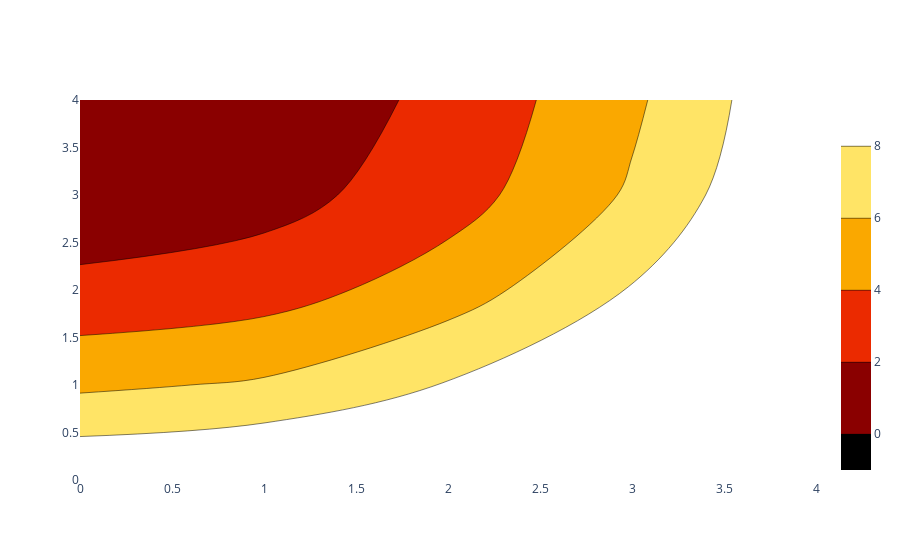

The notebook cell saved with this chart:
### Markdown cell above
<h3 id="Customizing-Size-and-Range-of-a-Contour-Plot's-Contours">Customizing Size and Range of a Contour Plot's Contours<a class="anchor-link" href="#Customizing-Size-and-Range-of-a-Contour-Plot's-Contours">¶</a></h3>

### Code cell
import plotly.graph_objects as go

fig = go.Figure(data = 
    go.Contour(
        z=[[10, 10.625, 12.5, 15.625, 20],
           [5.625, 6.25, 8.125, 11.25, 15.625],
           [2.5, 3.125, 5., 8.125, 12.5],
           [0.625, 1.25, 3.125, 6.25, 10.625],
           [0, 0.625, 2.5, 5.625, 10]],
        colorscale='Hot',
        contours=dict(
            start=0,
            end=8,
            size=2,
        ),
    ))

fig.show()

### Figure 1 — Plotly figure (JSON) as saved in the notebook; plotly's stock layout.template omitted (floating-point values rounded to 4 significant figures)
{"data": [{"colorscale": [[0, "rgb(0,0,0)"], [0.3333, "rgb(230,0,0)"], [0.6667, "rgb(255,210,0)"], [1, "rgb(255,255,255)"]], "contours": {"end": 8, "size": 2, "start": 0}, "type": "contour", "z": [[10, 10.62, 12.5, 15.62, 20], [5.625, 6.25, 8.125, 11.25, 15.62], [2.5, 3.125, 5, 8.125, 12.5], [0.625, 1.25, 3.125, 6.25, 10.62], [0, 0.625, 2.5, 5.625, 10]]}], "layout": {}}
